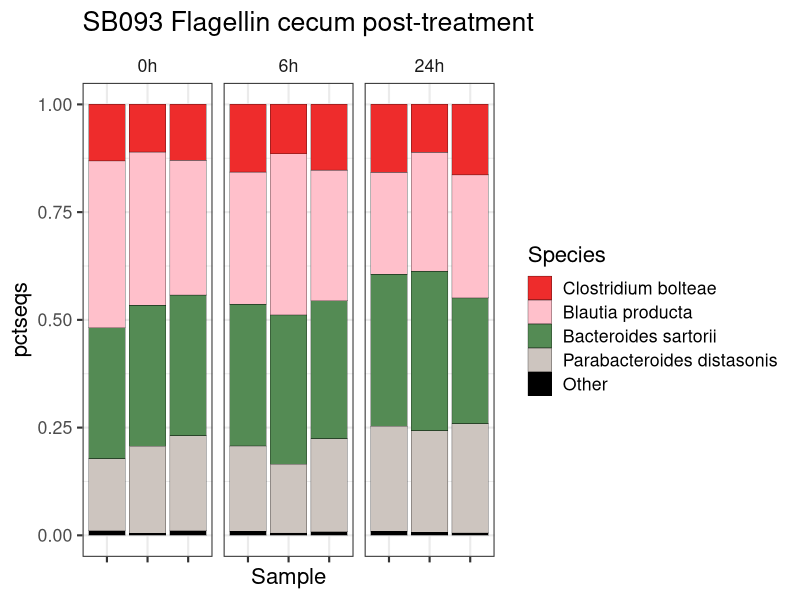
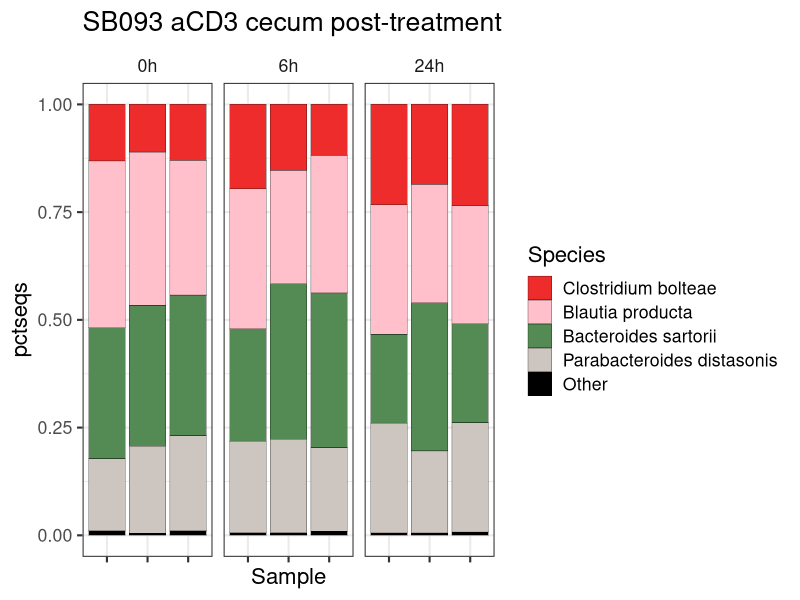
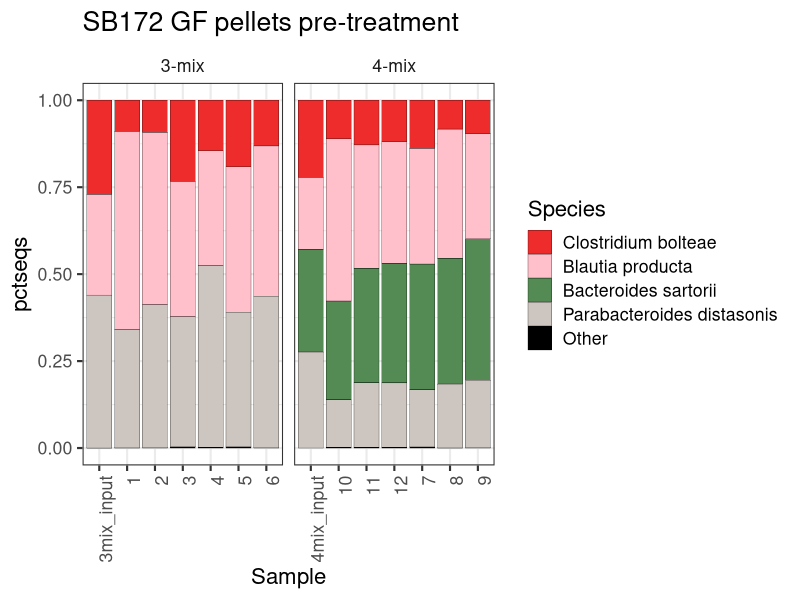
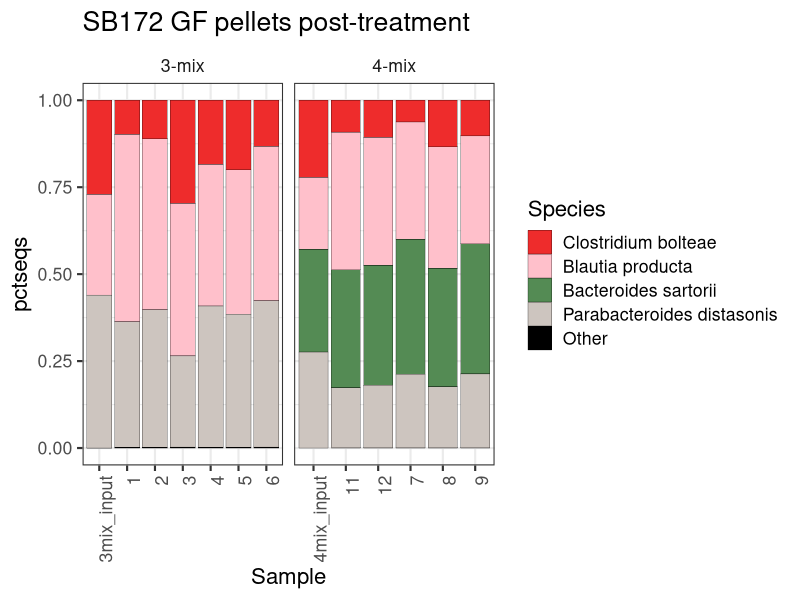

The R script that drew these images, in order:
# Becattini et al CHM
# Codes used to obtain Figures 1d, 2b and 4a = 16s rRNA gene analysis
# Use the 'DADA2_SB093_SB172_table.txt' obtained through DADA2 analyses of the sequencing data

library(RColorBrewer)
library(plyr)
library(dplyr)
library(ggplot2)
library(reshape2)
library(gtools)
library(grid)
library(gridExtra)
library(stringr)



df <- read.delim('DADA2_SB093_SB172_table.txt')


#### SB093 SPF mice flag/aCD3 ####

SB093_flag <- df %>% 
  filter(grepl('SB093', sample)) %>%
  mutate(sample=gsub('\\..pool781', '', sample)) %>%
  mutate(sample=gsub('SB093.', '', sample)) %>%
  select(sample, Species, pctseqs) %>%
  filter(grepl('0h|flag', sample)) %>%
  dplyr::mutate(Group = str_extract(sample, pattern="0h|6h|24h")) %>%
  dplyr::mutate(Species=ifelse(Species %in% c(
    'Blautia marasmi',
    'Bacteroides sartorii',
    '[Clostridium] bolteae',
    'Parabacteroides distasonis'), as.character(Species), "Other")) %>%
  mutate(Species=gsub('\\[Clostridium\\]', 'Clostridium', Species)) %>%
  mutate(Species=gsub('marasmi', 'producta', Species)) %>%
  group_by(sample,Species, Group) %>%
  dplyr::summarize(pctseqs=sum(pctseqs)) %>%
  ungroup() 

Figure_1d <- SB093_flag %>%
  ggplot(aes(fill=factor(Species, levels = c(    'Clostridium bolteae',
                                                 'Blautia producta',
                                                 'Bacteroides sartorii',
                                                 'Parabacteroides distasonis',
                                                 'Other')), 
             y=pctseqs, 
             x=factor(sample))) + 
  geom_bar(position="stack", stat="identity", color='black', size=0.1) +
  theme_bw(base_size = 16) + 
  scale_fill_manual(values=c(
    'Bacteroides sartorii'='palegreen4', 
    'Blautia producta'='pink',
    'Clostridium bolteae'='firebrick2',
    'Parabacteroides distasonis'='seashell3',
    'Other'='black'))  +
  theme(axis.text.x = element_blank(),
        strip.background = element_blank()) +
  labs(fill='Species',
       x ='Sample',
       title = 'SB093 Flagellin cecum post-treatment') +
  facet_wrap(~factor(Group, levels=c('0h', '6h', '24h')),nrow = 1,scales = "free_x")


Figure_1d



SB093_aCD3 <- df %>% 
  filter(grepl('SB093', sample)) %>%
  mutate(sample=gsub('\\..pool781', '', sample)) %>%
  mutate(sample=gsub('SB093.', '', sample)) %>%
  select(sample, Species, pctseqs) %>%
  filter(grepl('0h|aCD3', sample)) %>%
  dplyr::mutate(Group = str_extract(sample, pattern="0h|6h|24h")) %>%
  dplyr::mutate(Species=ifelse(Species %in% c(
    'Blautia marasmi',
    'Bacteroides sartorii',
    '[Clostridium] bolteae',
    'Parabacteroides distasonis'), as.character(Species), "Other")) %>%
  mutate(Species=gsub('\\[Clostridium\\]', 'Clostridium', Species)) %>%
  mutate(Species=gsub('marasmi', 'producta', Species)) %>%
  group_by(sample,Species, Group) %>%
  dplyr::summarize(pctseqs=sum(pctseqs)) %>%
  ungroup() 

Figure_2b <- SB093_aCD3 %>%
  ggplot(aes(fill=factor(Species, levels = c(    'Clostridium bolteae',
                                                 'Blautia producta',
                                                 'Bacteroides sartorii',
                                                 'Parabacteroides distasonis',
                                                 'Other')), 
             y=pctseqs, 
             x=factor(sample))) + 
  geom_bar(position="stack", stat="identity", color='black', size=0.1) +
  theme_bw(base_size = 16) + 
  scale_fill_manual(values=c(
    'Bacteroides sartorii'='palegreen4', 
    'Blautia producta'='pink',
    'Clostridium bolteae'='firebrick2',
    'Parabacteroides distasonis'='seashell3',
    'Other'='black'))  +
  theme(axis.text.x = element_blank(),
        strip.background = element_blank()) +
  labs(fill='Species',
       x ='Sample',
       title = 'SB093 aCD3 cecum post-treatment') +
  facet_wrap(~factor(Group, levels=c('0h', '6h', '24h')),nrow = 1,scales = "free_x")

Figure_2b

#### SB172 GF-mice ####

SB172 <- df %>% 
  filter(grepl('3mix.pre|3mix.post|4mix.pre|4mix.post|SB172', sample)) %>%
  select(sample, Species, pctseqs) %>%
  dplyr::mutate(Group = case_when(
    grepl('3mix|3MIX', sample) ~ '3-mix',
    grepl('4mix|4MIX', sample) ~ '4-mix'
  )) %>%
  dplyr::mutate(Species=ifelse(Species %in% c(
    'Blautia marasmi',
    'Bacteroides sartorii',
    '[Clostridium] bolteae',
    'Parabacteroides distasonis'), as.character(Species), "Other")) %>%
  mutate(Species=gsub('\\[Clostridium\\]', 'Clostridium', Species)) %>%
  mutate(Species=gsub('marasmi', 'producta', Species)) %>%
  group_by(sample,Species, Group) %>%
  dplyr::summarize(pctseqs=sum(pctseqs)) %>%
  ungroup() 

SB172_pre_gg <- SB172 %>%
  filter(grepl('3mix.pre|4mix.pre|SB172', sample)) %>%
  mutate(sample=gsub('\\..pool957', '', sample)) %>%
  mutate(sample=gsub('3mix.pre.', '', sample)) %>%
  mutate(sample=gsub('4mix.pre.', '', sample)) %>%
  mutate(sample=gsub('SB172.INPUT3MIX', '3mix_input', sample)) %>%
  mutate(sample=gsub('SB172.INPUT4MIX', '4mix_input', sample)) %>%
  ggplot(aes(fill=factor(Species, levels = c(    'Clostridium bolteae',
                                                 'Blautia producta',
                                                 'Bacteroides sartorii',
                                                 'Parabacteroides distasonis',
                                                 'Other')), 
             y=pctseqs, 
             x=factor(sample, levels=c('3mix_input','1','2','3', '4', '5', '6',
                                       '4mix_input', '10', '11', '12', '7', '8', '9')))) + 
  geom_bar(position="stack", stat="identity", color='black', size=0.1) +
  theme_bw(base_size = 16) + 
  scale_fill_manual(values=c(
    'Bacteroides sartorii'='palegreen4', 
    'Blautia producta'='pink',
    'Clostridium bolteae'='firebrick2',
    'Parabacteroides distasonis'='seashell3',
    'Other'='black'))  +
  theme(axis.text.x = element_text(angle = 90, hjust = 1),
        strip.background = element_blank()) +
  labs(fill='Species',
       x ='Sample',
       title = 'SB172 GF pellets pre-treatment') +
  facet_wrap(~Group,nrow = 1,scales = "free_x")


SB172_pre_gg


Figure_4a <- SB172 %>%
  filter(grepl('3mix.post|4mix.post|SB172', sample)) %>%
  mutate(sample=gsub('\\..pool957', '', sample)) %>%
  mutate(sample=gsub('3mix.post.', '', sample)) %>%
  mutate(sample=gsub('4mix.post.', '', sample)) %>%
  mutate(sample=gsub('SB172.INPUT3MIX', '3mix_input', sample)) %>%
  mutate(sample=gsub('SB172.INPUT4MIX', '4mix_input', sample)) %>%
  ggplot(aes(fill=factor(Species, levels = c(    'Clostridium bolteae',
                                                 'Blautia producta',
                                                 'Bacteroides sartorii',
                                                 'Parabacteroides distasonis',
                                                 'Other')), 
             y=pctseqs, 
             x=factor(sample, levels=c('3mix_input','1','2','3', '4', '5', '6',
                                       '4mix_input', '10', '11', '12', '7', '8', '9')))) + 
  geom_bar(position="stack", stat="identity", color='black', size=0.1) +
  theme_bw(base_size = 16) + 
  scale_fill_manual(values=c(
    'Bacteroides sartorii'='palegreen4', 
    'Blautia producta'='pink',
    'Clostridium bolteae'='firebrick2',
    'Parabacteroides distasonis'='seashell3',
    'Other'='black'))  +
  theme(axis.text.x = element_text(angle = 90, hjust = 1),
        strip.background = element_blank()) +
  labs(fill='Species',
       x ='Sample',
       title = 'SB172 GF pellets post-treatment') +
  facet_wrap(~Group,nrow = 1,scales = "free_x")

Figure_4a



save.image('16s_for_transcriptome.RData')
